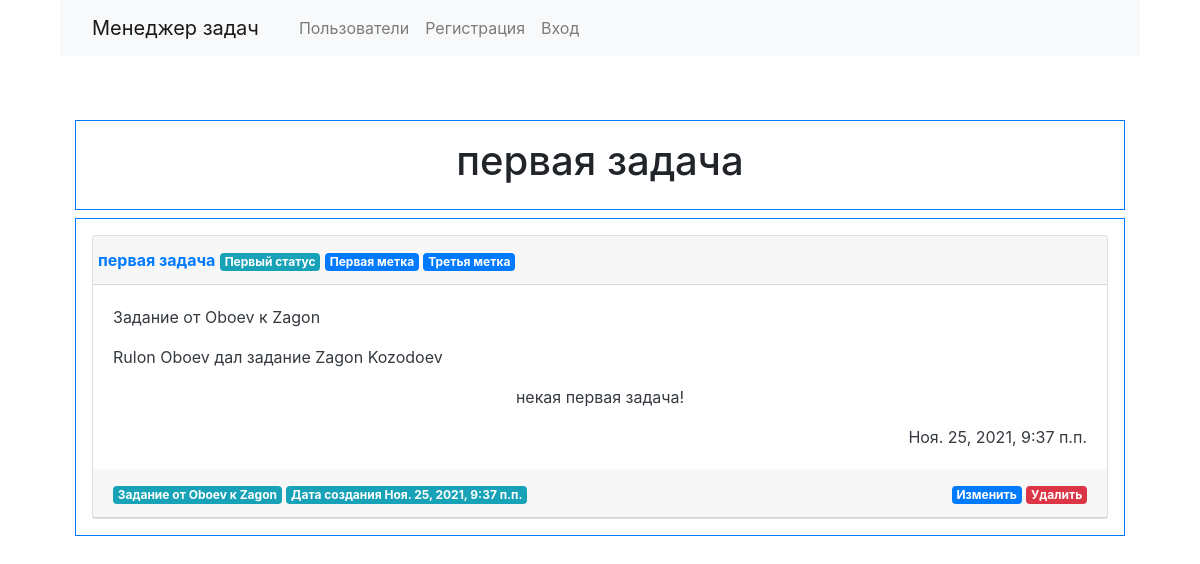
The app's page /tasks/2/ with its own data.
### tasks/models.py (models this page shows, shortened)
class Task(models.Model):
    name = models.CharField(max_length=255)
    created_at = models.DateTimeField(auto_now_add=True)
    description = models.TextField(max_length=600)
    status = models.ForeignKey(TaskStatus, on_delete=models.PROTECT, null=False, blank=False)
    creator = models.ForeignKey(User, on_delete=models.PROTECT, null=True, blank=True)
    executor = models.ForeignKey(User, on_delete=models.PROTECT, null=True, blank=True, related_name = 'executor')
    labels = models.ManyToManyField(TaskLabel, blank=True)

### statuses/models.py (models this page shows, shortened)
class TaskStatus(models.Model):
    name = models.CharField(max_length=200, unique=True)
    def __str__(self):
        return self.name

### labels/models.py (models this page shows, shortened)
class TaskLabel(models.Model):
    name = models.CharField(max_length=200, unique=True)
    def __str__(self):
        return self.name

### tasks/views.py (the view)
# urls.py: path('tasks/<int:pk>/', views.TaskView.as_view(), name='task'),
class TaskView(generic.DetailView):
    model = Task
    template_name = "tasks/task.html"
    success_url = reverse_lazy('tasks')

### templates/tasks/task.html
{% extends "base.html" %}
{% load bootstrap4 %}
{% load i18n %}
{% block page_header %}
  <h1>{{ task.name }}</h1>
{% endblock %}
{% block content %}
<div class="card bg-white text-dark mb-9">
  <div class="card-header">
    <div class="row">
      <div class="text-left"><b><a href="{% url 'task' task.id %}">{{ task.name }}</a></b>
        <span class="badge badge-info">{{ task.status }}</span>
        {% for label in task.labels.all %}
          <span class="badge badge-primary">{{label}}</span>
        {% endfor %}
      </div>
    </div>
  </div>
  <div class="card-body">
    <p class="card-text text-left">{%trans "From "%} {{ task.creator }} {%trans " to "%} {{ task.executor }}</p>
    <p class="card-text text-left">{{task.creator.first_name}} {{task.creator.last_name}} {% trans " gave the task "%} {{task.executor.first_name}} {{task.executor.last_name}}</p>
    <p class="card-text">{{task.description}}</p>
    <p class="card-text text-right">{{task.created_at}}</p>
  </div>
  <div class="card-header">
    <div class="row">
      <div class="col-auto mr-auto"><span class="badge badge-info">
        {%trans "From "%} {{ task.creator }} {%trans " to "%} {{ task.executor }}
      </span>
        <span class="badge badge-info">
        {%trans "Created at"%} {{ task.created_at }}
      </span>
    </div>
      <div class="col-auto"><a href="{% url 'task_update' task.id %}" class="badge badge-primary">{% trans "Edit" %}</a>
           <a href="{% url 'task_delete' task.id %}" class="badge badge-danger">{% trans "Delete" %}</a></div>
    </div>
  </div>
</div>
{% endblock %}

### records on screen
Task: name "первая задача", status "Первый статус", creator "Oboev", executor "Zagon", creator.first_name "Rulon", creator.last_name "Oboev", executor.first_name "Zagon", executor.last_name "Kozodoev", description "некая первая задача!", created_at "Ноя. 25, 2021, 9:37 п.п."
TaskLabel: name "Первая метка"
TaskLabel: name "Третья метка"
